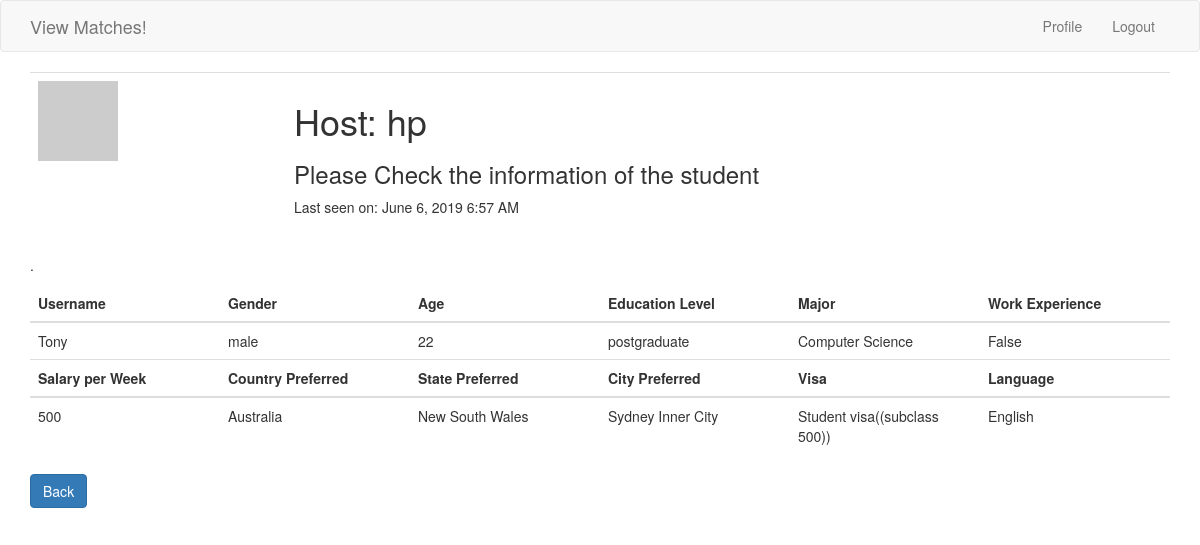
Page /student_details/Tony (signed in) on the earlier database version.
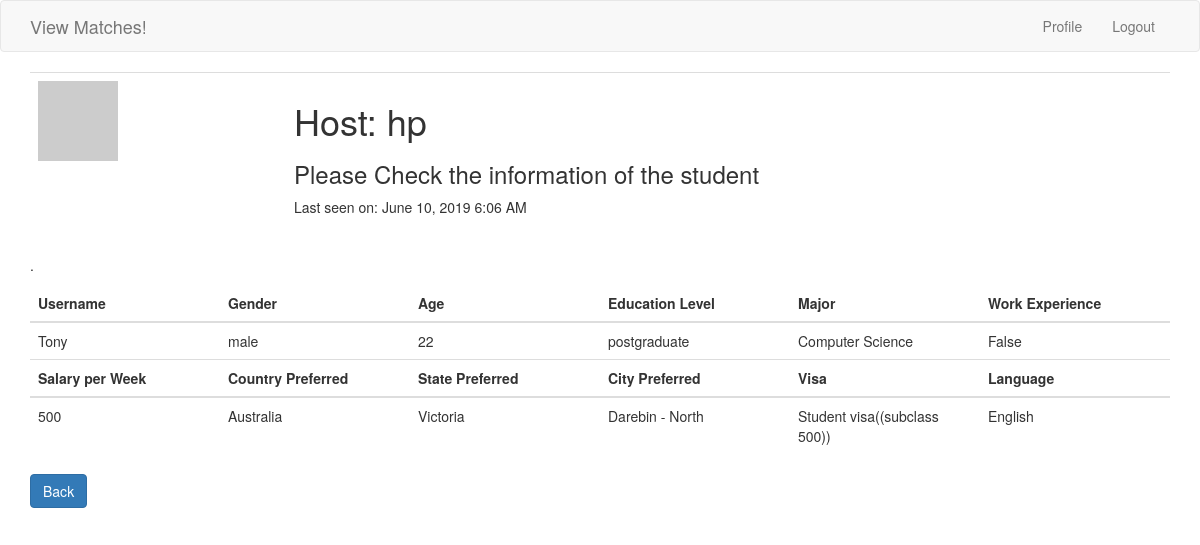
Same page on the later database version.
### app/models.py (models this page shows, shortened)
class User(UserMixin, db.Model):
    __tablename__ = 'user'
    last_seen = db.Column(db.DateTime, default=datetime.utcnow)
    id = db.Column(db.Integer, primary_key=True)
    username = db.Column(db.String(120), unique=True)
    email = db.Column(db.String(120), unique=True)
    password_hash = db.Column(db.String(140))
    role = db.Column(db.String, default='Host', nullable=False)
    def avatar(self, size):
        digest = md5(self.email.lower().encode('utf-8')).hexdigest()
        return 'https://www.gravatar.com/avatar/{}?d=identicon&s={}'.format(
            digest, size)

class Student(db.Model):
    __tablename__ = 'student'
    id = db.Column(db.Integer, db.ForeignKey('user.id'), primary_key=True)
    username = db.Column(db.String(120), unique=True, nullable=False)
    nation = db.Column(db.String(120))
    state = db.Column(db.String(120))
    city = db.Column(db.String(120))
    address = db.Column(db.String(200))
    age = db.Column(db.Integer)
    gender = db.Column(db.String(120))
    major = db.Column(db.String(120))
    education_level = db.Column(db.String(120))
    email = db.Column(db.String(120), nullable=False)
    visa = db.Column(db.String(120))
    disability = db.Column(db.Boolean, default=False)
    field_category = db.Column(db.String(120))
    internship_category = db.Column(db.String(120))
    language = db.Column(db.String(120))
    work_experience = db.Column(db.Boolean, default=False)
    work_experience_describe = db.Column(db.Text(400))

class URequirement(db.Model):
    __tablename__ = 'userrequirement'
    id = db.Column(db.Integer, primary_key=True)
    username = db.Column(db.String(120), db.ForeignKey('student.username'))
    education_requirement = db.Column(db.String(120))
    education_flex = db.Column(db.Boolean, default=False)
    salary = db.Column(db.Integer)
    salary_flex = db.Column(db.Boolean, default=False)
    workplace_nation = db.Column(db.String(120))
    nation_flex = db.Column(db.Boolean, default=False)
    workplace_state = db.Column(db.String(120))
    state_flex = db.Column(db.Boolean, default=False)
    workplace_city = db.Column(db.String(120))
    city_flex = db.Column(db.Boolean, default=False)
    workdays_requirement = db.Column(db.String(120))
    workdays_flex = db.Column(db.Boolean, default=False)
    opportunity_to_fulltime_job = db.Column(db.Boolean, default=False)
    fulltime_flex = db.Column(db.Boolean, default=False)
    language_requirement = db.Column(db.String(120))
    language_flex = db.Column(db.Boolean, default=False)
    desired_position = db.Column(db.String(120))
    desired_position_flex = db.Column(db.Boolean, default=False)

### app/routes.py (the view)
@app.route('/student_details/<username>', methods=['GET', 'POST'])
@login_required
def student_details(username):
    stu_req = URequirement.query.filter_by(username=username).first()
    stu = Student.query.filter_by(username=username).first()
    student = [(stu, stu_req)]
    return render_template('student_information.html', students=student)

### app/models.py (called while the page is built)
@login.user_loader
def load_user(id):
    return User.query.get(int(id))

### app/routes.py (called while the page is built)
@app.before_request
def before_request():
    if current_user.is_authenticated:
        current_user.last_seen = datetime.utcnow()
        db.session.commit()

### app/templates/student_information.html (shortened to what this page needs)
{% extends "base.html" %}
{% block app_content %}
    <table class="table table-hover">
        <tr>
            <td width="256px"><img src="{{ current_user.avatar(256) }}"></td>
            <td>
                <h1>Host: {{ current_user.username }}</h1>
                <h3>Please Check the information of the student</h3>
                {% if current_user.last_seen %}
                    <p>Last seen on: {{ moment(current_user.last_seen).format('LLL') }}</p>
                {% endif %}
            </td>
        </tr>
    </table>.
    <table class="table table-hover" style="TABLE-LAYOUT: fixed" >
        <thead>
        <tr>
            <th>Username</th>
            <th>Gender</th>
            <th>Age</th>
            <th>Education Level</th>
            <th>Major</th>
            <th>Work Experience</th>
        </tr>
        </thead>
    {% for stu in students %}
            {% include '_stu_req1.html' %}
        {% endfor %}
        <thead>
        <tr>
            <th>Salary per Week</th>
            <th>Country Preferred</th>
            <th>State Preferred</th>
            <th>City Preferred</th>
            <th>Visa</th>
            <th>Language</th>
        </tr>
        </thead>
        {% for stu in students %}
            {% include '_stu_req2.html' %}
        {% endfor %}
    </table>
    <p><a href="{{ url_for('viewApplication',hostname=current_user.username) }}" class="btn btn-primary" role="button">Back</a>
{% endblock %}

### app/templates/_stu_req1.html
<tr>
    <td>
        {{ stu[0].username }}
    </td>
    <td>
        {{ stu[0].gender }}
    </td>
    <td>
        {{ stu[0].age }}
    </td>
    <td>
        {{ stu[0].education_level }}
    </td>
    <td>
        {{ stu[0].major }}
    </td>
    <td>
        {{ stu[0].work_experience }}
    </td>
</tr>

### app/templates/_stu_req2.html
<tr><p>
    <td>
        {{ stu[1].salary }}
    </td>
    <td>
        {{ stu[1].workplace_nation }}
    </td>
    <td>
        {{ stu[1].workplace_state }}
    </td>
    <td>
        {{ stu[1].workplace_city }}
    </td></p>
    <td style="word-wrap:break-word;">
        {{ stu[0].visa }}
    </td>
    <td>
        {{ stu[0].language }}
    </td>
</tr>

Differences in the rows shown:
changed User "hp": last_seen "June 6, 2019 6:57 AM" → "June 10, 2019 6:06 AM"
changed through a linked row, Student "Tony": workplace_state "New South Wales" → "Victoria"; workplace_city "Sydney Inner City" → "Darebin - North"
